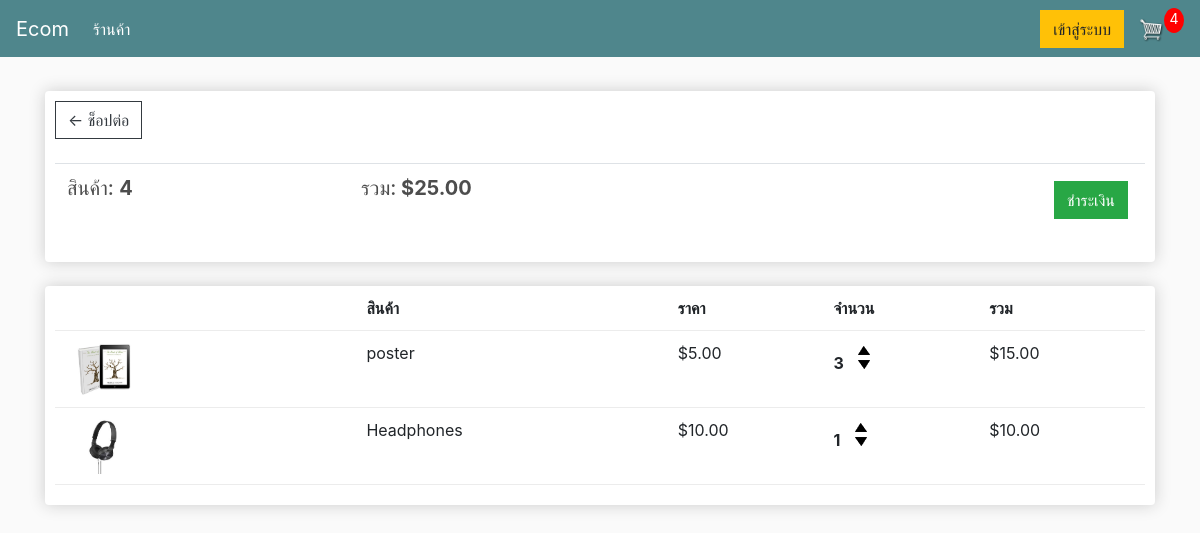
The page /cart/ (signed in) on the database as committed earlier.
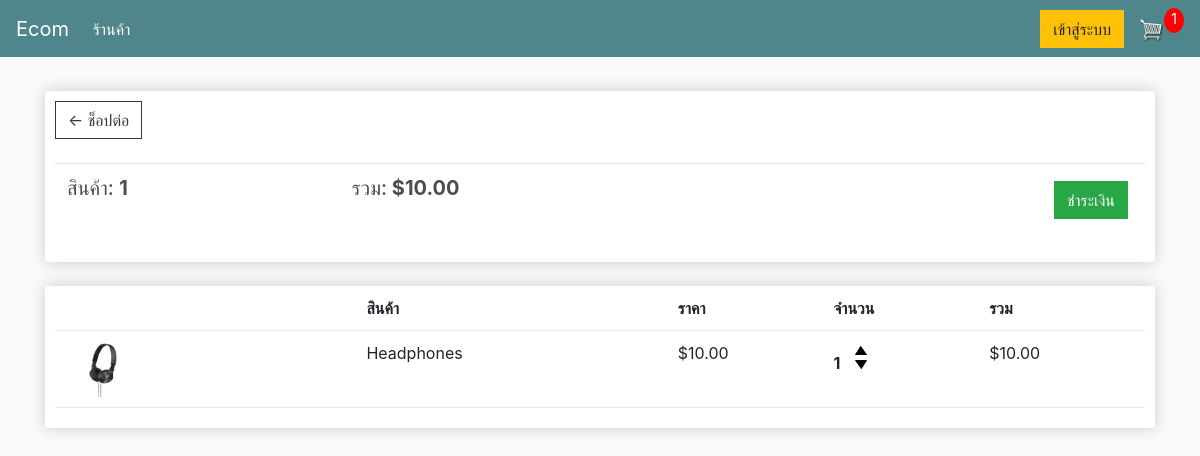
The same page on the database as committed later.
### store/models.py (models this page shows, shortened)
class Order(models.Model):
    customer = models.ForeignKey(Customer, on_delete=models.SET_NULL, null=True, blank=True)
    date_ordered = models.DateTimeField(auto_now_add=True)
    complete = models.BooleanField(default=False)
    transaction_id = models.CharField(max_length=100, null=True)
    charge_id = models.CharField(max_length=100, null=True, blank=True)  # เพิ่มฟิลด์ charge_id
    @property
    def get_cart_total(self):
        orderitems = self.orderitem_set.all()
        total = sum([item.get_total for item in orderitems])
        return total
    @property
    def get_cart_items(self):
        orderitems = self.orderitem_set.all()
        total = sum([item.quantity for item in orderitems])
        return total

class OrderItem(models.Model):
    product = models.ForeignKey(Product, on_delete=models.SET_NULL, null=True)
    order = models.ForeignKey(Order, on_delete=models.SET_NULL, null=True)
    quantity = models.IntegerField(default=0, null=True, blank=True)
    date_added = models.DateTimeField(auto_now_add=True)
    @property
    def get_total(self):
        total = self.product.price * self.quantity
        return total

class Product(models.Model):
    name = models.CharField(max_length=200)
    price = models.FloatField()
    digital = models.BooleanField(default=False, null=True, blank=True)
    image = models.ImageField(null=True, blank=True)
    @property
    def imageURL(self):
        try:
            url = self.image.url
        except:
            url = ''
        return url

### store/views.py (the view)
# urls.py: path('cart/', views.cart, name="cart"),
def cart(request):
    data = cartData(request)
    cartItems = data['cartItems']
    order = data['order']
    items = data['items']
    context = {'items': items, 'order': order, 'cartItems': cartItems}
    return render(request, 'store/cart.html', context)

### store/utils.py (called while the page is built)
def cartData(request):
	if request.user.is_authenticated:
		customer = request.user.customer
		order, created = Order.objects.get_or_create(customer=customer, complete=False)
		items = order.orderitem_set.all()
		cartItems = order.get_cart_items
	else:
		cookieData = cookieCart(request)
		cartItems = cookieData['cartItems']
		order = cookieData['order']
		items = cookieData['items']
	return {'cartItems':cartItems ,'order':order, 'items':items}

### store/templates/store/cart.html
{% extends 'store/main.html' %}
{% load static %}
{% block content %}
	<div class="row">
		<div class="col-lg-12">
			<div class="box-element">
				<a class="btn btn-outline-dark" href="{% url 'store' %}">&#x2190; ช็อปต่อ</a>
				<br>
				<br>
				<table class="table">
					<tr>
						<th><h5>สินค้า: <strong>{{order.get_cart_items}}</strong></h5></th>
						<th><h5>รวม:<strong> ${{order.get_cart_total|floatformat:2}}</strong></h5></th>
						<th>
							<a style="float:right; margin:5px;" class="btn btn-success" href="{% url 'checkout' %}">ชำระเงิน</a>
						</th>
					</tr>
				</table>
			</div>
			<br>
			<div class="box-element">
				<div class="cart-row">
					<div style="flex:2"></div>
					<div style="flex:2"><strong>สินค้า</strong></div>
					<div style="flex:1"><strong>ราคา</strong></div>
					<div style="flex:1"><strong>จำนวน</strong></div>
					<div style="flex:1"><strong>รวม</strong></div>
				</div>
				{% for item in items %}
				<div class="cart-row">
					<div style="flex:2"><img class="row-image" src="{{item.product.imageURL}}"></div>
					<div style="flex:2"><p>{{item.product.name}}</p></div>
					<div style="flex:1"><p>${{item.product.price|floatformat:2}}</p></div>
					<div style="flex:1">
						<p class="quantity">{{item.quantity}}</p>
						<div class="quantity">
							<img data-product="{{item.product.id}}" data-action="add" class="chg-quantity update-cart" src="{% static  'images/arrow-up.png' %}">
							<img data-product="{{item.product.id}}" data-action="remove" class="chg-quantity update-cart" src="{% static  'images/arrow-down.png' %}">
						</div>
					</div>
					<div style="flex:1"><p>${{item.get_total|floatformat:2}}</p></div>
				</div>
				{% endfor %}
			</div>
		</div>
	</div>
{% endblock content %}

### store/templates/store/main.html (shortened to what this page needs)
<!DOCTYPE html>
{% load static %}
<html>
<head>
	<link rel="stylesheet" href="https://stackpath.bootstrapcdn.com/bootstrap/4.4.1/css/bootstrap.min.css">
	<link rel="stylesheet" type="text/css" href="{% static 'css/main.css' %}">
</head>
<body>
	<nav class="navbar navbar-expand-lg navbar-dark bg-dark">
	  <a class="navbar-brand" href="{% url 'store' %}">Ecom</a>
	  <div class="collapse navbar-collapse" id="navbarSupportedContent">
	    <ul class="navbar-nav mr-auto">
	      <li class="nav-item active">
	        <a class="nav-link" href="{% url 'store' %}">ร้านค้า <span class="sr-only">(current)</span></a>
	      </li>
	    </ul>
	    <div class="form-inline my-2 my-lg-0">
	     	<a href="#"class="btn btn-warning">เข้าสู่ระบบ</a>
	     	<a href="{% url 'cart' %}">
	    		<img  id="cart-icon" src="{% static 'images/cart.png' %}">
	    	</a>
	    	<p id="cart-total">{{cartItems}}</p>
	    </div>
	  </div>
	</nav>
     <div class="container">
            <br>
            {% block content %}
            {% endblock content %}
         </div>
</body>
</html>

### static/css/main.css (style rules this page uses)
body { background-color: hsl(0, 0%, 98%); }
h1,h2,h3,h4,h5,h6 { color: hsl(0, 0%, 30%); }
.box-element { box-shadow: hsl(0, 0%, 80%) 0 0 16px; background-color: #fff; border-radius: 4px; padding: 10px; }
.bg-dark { background-color: #4f868c!important; }
#cart-icon { width: 25px; display: inline-block; margin-left: 15px; }
#cart-total { display: block; text-align: center; color: #fff; background-color: red; width: 20px; height: 25px; border-radius: 50%; font-size: 14px; }
.col-lg-4, .col-lg-6, .col-lg-8, .col-lg-12 { margin-top: 10px; }
.btn { border-radius: 0; }
.row-image { width: 100px; }
.cart-row { display: flex; align-items: flex-stretch; padding-bottom: 10px; margin-bottom: 10px; border-bottom: 1px solid #ececec; }
.quantity { display: inline-block; font-weight: 700; padding-right:10px; }
.chg-quantity { width: 12px; cursor: pointer; display: block; margin-top: 5px; transition: .1s; }

Rows that differ between the two databases and show on the page:
removed OrderItem: product.imageURL (picture), product.name "poster", product.price "5.00", quantity "3", get_total "15.00"
changed Order: get_cart_items "4" → "1"; get_cart_total "25.00" → "10.00"
Other text that changed with them:
{{ cartItems }}: "4" → "1"
